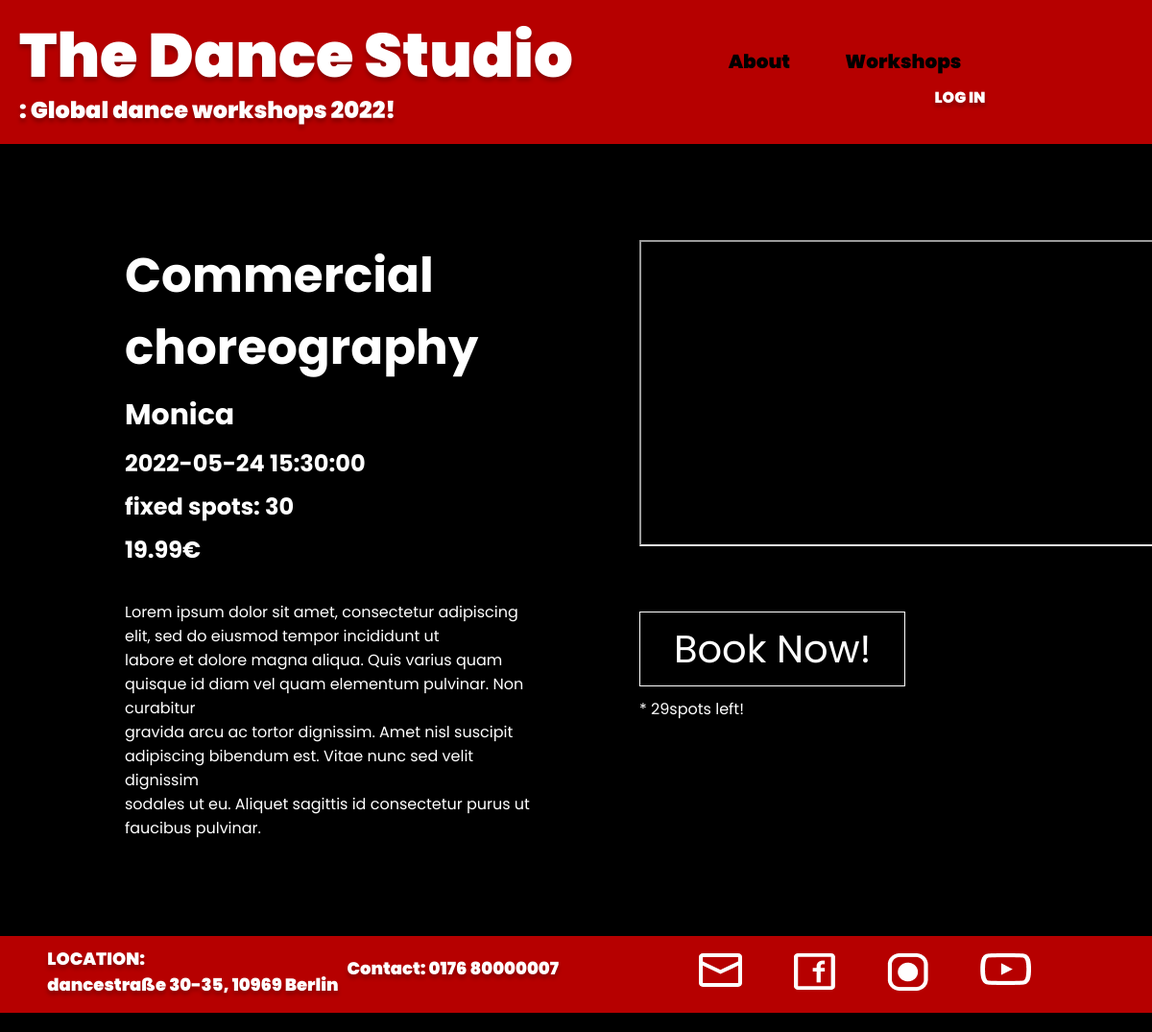
/classinfo/2, run on an earlier commit of the app's database.
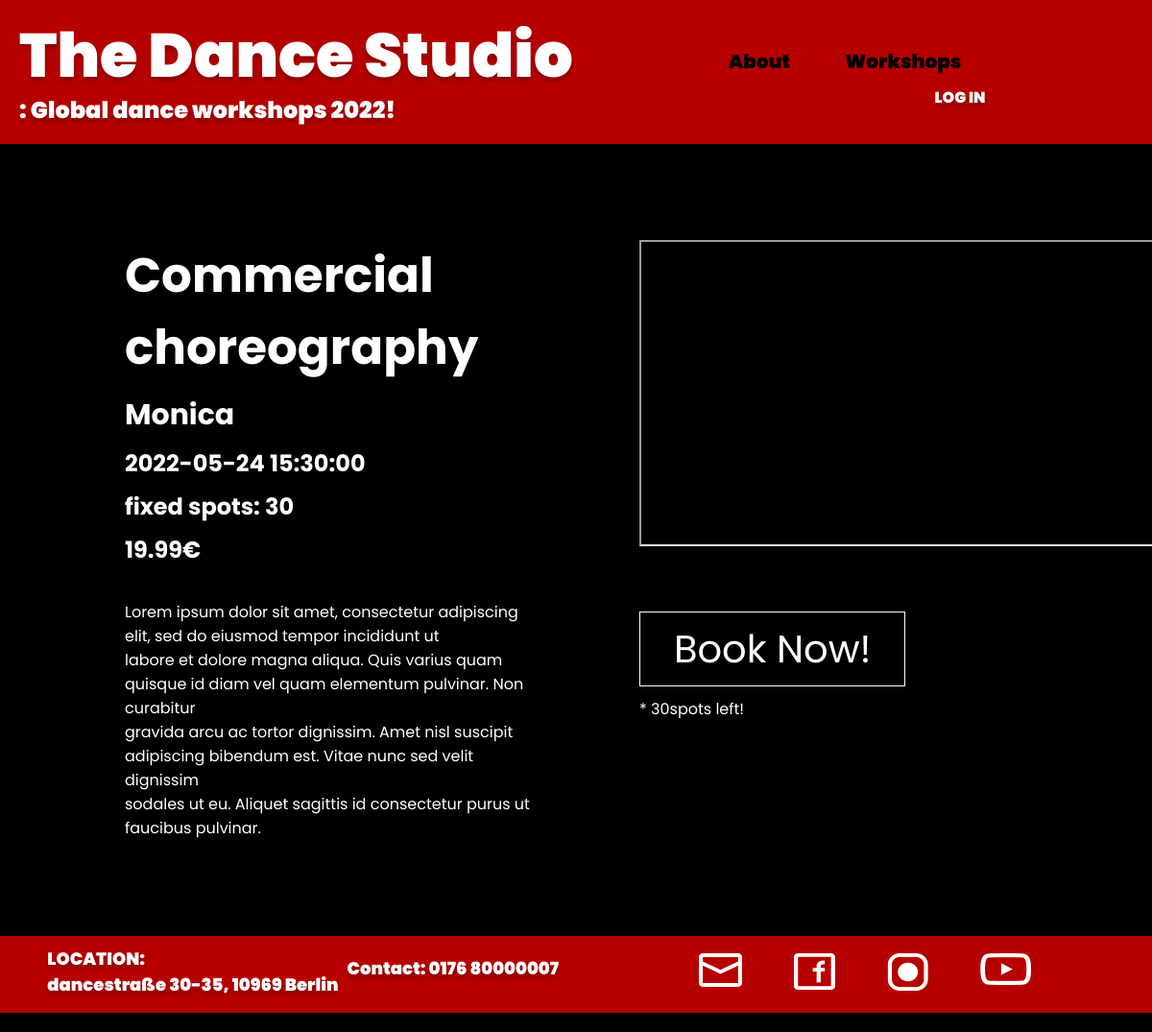
And on a later commit of the database.
### app/booking/models.py (models this page shows)
class Workshop(db.Model, CRUDMixin):
    id = db.Column(db.Integer, primary_key=True)
    date = db.Column(db.DateTime)
    name = db.Column(db.String(20))
    teacher = db.Column(db.String(50))
    price = db.Column(db.Numeric(20, 2))
    fixed_spots = db.Column(db.Integer)
    available_spots = db.Column(db.Integer)
    userinfos = db.relationship('Userinfo', backref='workshop', lazy=True)
    picture_url = db.Column(db.String(260))
    video_url= db.Column(db.String(260))

### app/booking/routes.py (the view)
@blueprint.route('/classinfo/<int:id>')
def classinfo(id):
    workshop = Workshop.query.filter_by(id=id).first_or_404()
    return render_template('booking/classInfo.htm',workshop=workshop)

### app/templates/booking/classInfo.htm
{% extends 'base.html' %}
{% block css %}
<link rel="stylesheet" type="text/css" href="../static/styles/classinfo_style.css">
{% endblock %}
{% block body %}
    <div class="content">
        <div class="info">
            <h1> {{workshop.name}} </h1>
            <h2> {{workshop.teacher}} </h2>
            <h3> {{workshop.date}} </h3>
            <h4> fixed spots: {{workshop.fixed_spots}}</h4>
            <h5> {{workshop.price}}€</h5>
            <p><br>Lorem ipsum dolor sit amet, consectetur adipiscing <br> elit, sed do eiusmod tempor incididunt ut <br>labore et dolore magna aliqua. Quis varius quam <br>quisque id diam vel quam elementum pulvinar. Non curabitur<br> gravida arcu ac tortor dignissim. Amet nisl suscipit <br>adipiscing bibendum est. Vitae nunc sed velit dignissim <br>sodales ut eu. Aliquet sagittis id consectetur purus ut <br>faucibus pulvinar. </p>
        </div>
        <div class="rightside">
            <iframe width="560" height="315" src={{workshop.video_url}}>
            </iframe>
            <br>
            <a href="/book/{{workshop.id}}" class="book">
                Book Now!
            </a>
            <p1>
            <br> * {{workshop.available_spots}}spots left!
            </p1>
        </div>
    </div>
{% endblock %}

### app/templates/base.html (shortened to what this page needs)
<!DOCTYPE html>
<html lang="en">
    <head>
        {% block head %}
            <link rel="stylesheet" type="text/css" href="../static/styles/base_style.css">
            {% block css %}{% endblock %}
        {% endblock %}
    </head>
<body>
    <div class="header">
        <div class="logos">
            <div class="logo">
                <a href="/"> The Dance Studio <br></a>
            </div>
            <div class="second_logo">
                <br>: Global dance workshops 2022!
            </div>
        </div>
        <nav>
            <ul class="header_items">
                <li>
                    <a href="/about">About</a>
                </li>
                <li>
                    <a href="/workshops">Workshops</a>
                </li>
            </ul>
            {% if not current_user.is_authenticated %}
                <div class="login">
                    <a href="{{ url_for('auth.get_login') }}">LOG IN </a>
                </div>
            {% endif %}
        </nav>
    </div>
    {% block body %} {% endblock %}
    <footer>
        <div class="location">
            <p>
                LOCATION: <br>
                dancestraße 30-35, 10969 Berlin<br>
            </p>
        </div>
        <div class="contact">
            <p>Contact: 0176 80000007</p>
        </div>
        <ul class="socialIcons">
            <li>
                <a href="mailto:jung.lee@code.berlin">
                    <img src="../static/images/mailicon.svg" alt="mail">
                </a>
            </li>
            <li>
                <a href="https://www.facebook.com" target="_blank" rel="noopener noreferrer">
                    <img src="../static/images/fbicon.png" alt="facebook">
                </a>
            </li>
            <li>
                <a href="https://www.instagram.com" target="_blank" rel="noopener noreferrer">
                    <img src="../static/images/instaicon.png" alt="instagram">
                </a>
            </li>
            <li>
                <a href="https://www.youtube.com" target="_blank" rel="noopener noreferrer">
                    <img src="../static/images/youtubeicon.png" alt="youtube">
                </a>
            </li>
        </ul>
    </footer>
</body>
</html>

### app/static/styles/base_style.css (style rules this page uses)
* { margin: 0; padding: 0; }
body { font-family: 'Poppins', sans-serif; background-color: black; height: 100%; }
.header { background-color: #B60000; height: 150px; width: 100%; }
.logos { display: flex; justify-content: flex-start; flex-direction: column; width: 650px; }
.logo { font-weight: 900; font-style: normal; font-size: 64px; text-shadow: 0px 4px 4px rgba(0, 0, 0, 0.25); position: relative; left: 20px; top: 10px; transition: 300ms; }
.second_logo { font-style: normal; font-weight: 900; font-size: 24px; line-height: 33px; color: #FFFFFF; position: relative; top: -30px; left: 20px; text-shadow: 0px 4px 4px rgba(0, 0, 0, 0.25); }
.logos a { text-decoration: none; color: #ffffff; }
nav { display: flex; align-items: center; height: 72px; flex-direction: column; position: relative; right: 100px; top: -120px; float: right; }
nav ul { width: 300px; list-style: none; display: flex; flex-direction: row; justify-content: space-around; padding: 8px 70px; }
nav ul a { color: #000000; font-weight: 900; text-decoration: none; font-size: 20px; }
nav ul li::after { content: ''; width: 0%; height: 2px; background: #000000; display: block; margin: auto; transition: 0.5s; }
.login { position: relative; right: -120px; }
.login a { color: #ffffff; text-decoration: none; text-shadow: 0px 4px 4px rgba(0, 0, 0, 0.25); font-weight: 900; }
.login::after { content: ''; width: 0%; height: 2px; background: #ffffff; display: block; margin: auto; transition: 0.5s; }
footer { height: 80px; background-color: #B60000; display: flex; justify-content: space-around; margin-bottom: 0px; }
footer .location { position: relative; top: 10px; left: 30px; }
footer .contact { position: relative; top: 20px; }
footer p { color: #FFFFFF; font-size: 18px; font-weight: 900; font-weight: 900; text-shadow: 0px 4px 4px rgba(0, 0, 0, 0.25); }
.socialIcons { position: relative; top: 10px; }
footer ul { width: 400px; list-style: none; display: flex; flex-direction: row; justify-content: space-around; padding: 8px 80px; }
footer ul li { transition: 400ms; }

### app/static/styles/classinfo_style.css (style rules this page uses)
.content { display: flex; flex-direction: row; margin: 100px 30px; color: #FFFFFF; position: relative; left: 100px; width: 1000px; }
.content h1 { font-size: 50px; margin-bottom: 10px; }
.content h2 { font-size: 30px; margin-bottom: 10px; }
.content h3, h4, h5 { font-size: 24px; margin-bottom: 10px; }
.rightside { position: relative; left: 100px; }
.rightside iframe { margin-bottom: 70px; }
.book { text-decoration: none; color: #FFFFFF; font-size: 40px; margin: 10px 0 30px 0; border: 1px solid #FFFFFF; padding: 10px 35px; cursor: pointer; transition: 500ms; }
.rightside p1 { position: relative; top: 20px; }

What changed in the data, as far as the page shows it:
changed Workshop "Commercial choreography": available_spots "29" → "30"
